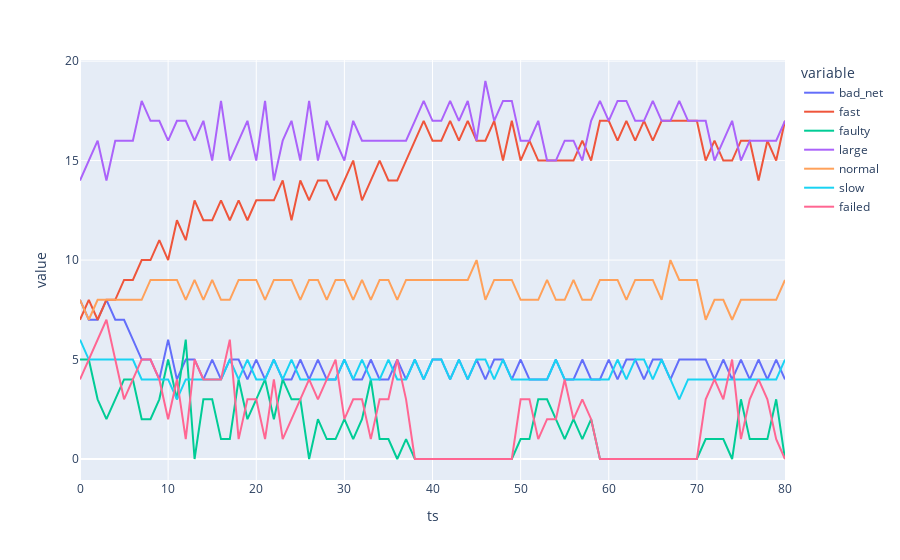

Notebook code cell kept with this figure:
### Code cell
import plotly.express as px

px.line(data, x="ts", y=data.columns[1:])

### Figure 1 — Plotly figure (JSON) as saved in the notebook; plotly's stock layout.template omitted (floating-point values rounded to 4 significant figures)
{"data": [{"hovertemplate": "variable=bad_net<br>ts=%{x}<br>value=%{y}<extra></extra>", "legendgroup": "bad_net", "line": {"color": "#636efa", "dash": "solid"}, "marker": {"symbol": "circle"}, "mode": "lines", "name": "bad_net", "orientation": "v", "showlegend": true, "type": "scatter", "x": [0, 1, 2, 3, 4, 5, 6, 7, 8, 9, 10, 11, 12, 13, 14, 15, 16, 17, 18, 19, 20, 21, 22, 23, 24, 25, 26, 27, 28, 29, 30, 31, 32, 33, 34, 35, 36, 37, 38, 39, 40, 41, 42, 43, 44, 45, 46, 47, 48, 49, 50, 51, 52, 53, 54, 55, 56, 57, 58, 59, 60, 61, 62, 63, 64, 65, 66, 67, 68, 69, 70, 71, 72, 73, 74, 75, 76, 77, 78, 79, 80], "xaxis": "x", "y": [8, 7, 7, 8, 7, 7, 6, 5, 5, 4, 6, 4, 5, 5, 4, 5, 4, 5, 5, 4, 5, 4, 5, 4, 4, 5, 4, 5, 4, 4, 5, 4, 4, 5, 4, 4, 5, 4, 5, 4, 5, 5, 4, 5, 4, 5, 4, 5, 5, 4, 5, 4, 4, 4, 5, 4, 4, 5, 4, 4, 5, 4, 5, 5, 4, 5, 5, 4, 5, 5, 5, 5, 4, 5, 4, 5, 4, 5, 4, 5, 4], "yaxis": "y"}, {"hovertemplate": "variable=fast<br>ts=%{x}<br>value=%{y}<extra></extra>", "legendgroup": "fast", "line": {"color": "#EF553B", "dash": "solid"}, "marker": {"symbol": "circle"}, "mode": "lines", "name": "fast", "orientation": "v", "showlegend": true, "type": "scatter", "x": [0, 1, 2, 3, 4, 5, 6, 7, 8, 9, 10, 11, 12, 13, 14, 15, 16, 17, 18, 19, 20, 21, 22, 23, 24, 25, 26, 27, 28, 29, 30, 31, 32, 33, 34, 35, 36, 37, 38, 39, 40, 41, 42, 43, 44, 45, 46, 47, 48, 49, 50, 51, 52, 53, 54, 55, 56, 57, 58, 59, 60, 61, 62, 63, 64, 65, 66, 67, 68, 69, 70, 71, 72, 73, 74, 75, 76, 77, 78, 79, 80], "xaxis": "x", "y": [7, 8, 7, 8, 8, 9, 9, 10, 10, 11, 10, 12, 11, 13, 12, 12, 13, 12, 13, 12, 13, 13, 13, 14, 12, 14, 13, 14, 14, 13, 14, 15, 13, 14, 15, 14, 14, 15, 16, 17, 16, 16, 17, 16, 17, 16, 16, 17, 15, 17, 15, 16, 15, 15, 15, 15, 15, 16, 15, 17, 17, 16, 17, 16, 17, 16, 17, 17, 17, 17, 17, 15, 16, 15, 15, 16, 16, 14, 16, 15, 17], "yaxis": "y"}, {"hovertemplate": "variable=faulty<br>ts=%{x}<br>value=%{y}<extra></extra>", "legendgroup": "faulty", "line": {"color": "#00cc96", "dash": "solid"}, "marker": {"symbol": "circle"}, "mode": "lines", "name": "faulty", "orientation": "v", "showlegend": true, "type": "scatter", "x": [0, 1, 2, 3, 4, 5, 6, 7, 8, 9, 10, 11, 12, 13, 14, 15, 16, 17, 18, 19, 20, 21, 22, 23, 24, 25, 26, 27, 28, 29, 30, 31, 32, 33, 34, 35, 36, 37, 38, 39, 40, 41, 42, 43, 44, 45, 46, 47, 48, 49, 50, 51, 52, 53, 54, 55, 56, 57, 58, 59, 60, 61, 62, 63, 64, 65, 66, 67, 68, 69, 70, 71, 72, 73, 74, 75, 76, 77, 78, 79, 80], "xaxis": "x", "y": [5, 5, 3, 2, 3, 4, 4, 2, 2, 3, 5, 3, 6, 0, 3, 3, 1, 1, 4, 2, 3, 4, 2, 4, 3, 3, 0, 2, 1, 1, 2, 1, 2, 4, 1, 1, 0, 1, 0, 0, 0, 0, 0, 0, 0, 0, 0, 0, 0, 0, 1, 1, 3, 3, 2, 1, 2, 1, 2, 0, 0, 0, 0, 0, 0, 0, 0, 0, 0, 0, 0, 1, 1, 1, 0, 3, 1, 1, 1, 3, 0], "yaxis": "y"}, {"hovertemplate": "variable=large<br>ts=%{x}<br>value=%{y}<extra></extra>", "legendgroup": "large", "line": {"color": "#ab63fa", "dash": "solid"}, "marker": {"symbol": "circle"}, "mode": "lines", "name": "large", "orientation": "v", "showlegend": true, "type": "scatter", "x": [0, 1, 2, 3, 4, 5, 6, 7, 8, 9, 10, 11, 12, 13, 14, 15, 16, 17, 18, 19, 20, 21, 22, 23, 24, 25, 26, 27, 28, 29, 30, 31, 32, 33, 34, 35, 36, 37, 38, 39, 40, 41, 42, 43, 44, 45, 46, 47, 48, 49, 50, 51, 52, 53, 54, 55, 56, 57, 58, 59, 60, 61, 62, 63, 64, 65, 66, 67, 68, 69, 70, 71, 72, 73, 74, 75, 76, 77, 78, 79, 80], "xaxis": "x", "y": [14, 15, 16, 14, 16, 16, 16, 18, 17, 17, 16, 17, 17, 16, 17, 15, 18, 15, 16, 17, 15, 18, 14, 16, 17, 15, 18, 15, 17, 16, 15, 17, 16, 16, 16, 16, 16, 16, 17, 18, 17, 17, 18, 17, 18, 16, 19, 17, 18, 18, 16, 16, 17, 15, 15, 16, 16, 15, 17, 18, 17, 18, 18, 17, 17, 18, 17, 17, 18, 17, 17, 17, 15, 16, 17, 15, 16, 16, 16, 16, 17], "yaxis": "y"}, {"hovertemplate": "variable=normal<br>ts=%{x}<br>value=%{y}<extra></extra>", "legendgroup": "normal", "line": {"color": "#FFA15A", "dash": "solid"}, "marker": {"symbol": "circle"}, "mode": "lines", "name": "normal", "orientation": "v", "showlegend": true, "type": "scatter", "x": [0, 1, 2, 3, 4, 5, 6, 7, 8, 9, 10, 11, 12, 13, 14, 15, 16, 17, 18, 19, 20, 21, 22, 23, 24, 25, 26, 27, 28, 29, 30, 31, 32, 33, 34, 35, 36, 37, 38, 39, 40, 41, 42, 43, 44, 45, 46, 47, 48, 49, 50, 51, 52, 53, 54, 55, 56, 57, 58, 59, 60, 61, 62, 63, 64, 65, 66, 67, 68, 69, 70, 71, 72, 73, 74, 75, 76, 77, 78, 79, 80], "xaxis": "x", "y": [8, 7, 8, 8, 8, 8, 8, 8, 9, 9, 9, 9, 8, 9, 8, 9, 8, 8, 9, 9, 9, 8, 9, 9, 9, 8, 9, 9, 8, 9, 9, 8, 9, 8, 9, 9, 8, 9, 9, 9, 9, 9, 9, 9, 9, 10, 8, 9, 9, 9, 8, 8, 8, 9, 8, 8, 9, 8, 8, 9, 9, 9, 8, 9, 9, 9, 8, 10, 9, 9, 9, 7, 8, 8, 7, 8, 8, 8, 8, 8, 9], "yaxis": "y"}, {"hovertemplate": "variable=slow<br>ts=%{x}<br>value=%{y}<extra></extra>", "legendgroup": "slow", "line": {"color": "#19d3f3", "dash": "solid"}, "marker": {"symbol": "circle"}, "mode": "lines", "name": "slow", "orientation": "v", "showlegend": true, "type": "scatter", "x": [0, 1, 2, 3, 4, 5, 6, 7, 8, 9, 10, 11, 12, 13, 14, 15, 16, 17, 18, 19, 20, 21, 22, 23, 24, 25, 26, 27, 28, 29, 30, 31, 32, 33, 34, 35, 36, 37, 38, 39, 40, 41, 42, 43, 44, 45, 46, 47, 48, 49, 50, 51, 52, 53, 54, 55, 56, 57, 58, 59, 60, 61, 62, 63, 64, 65, 66, 67, 68, 69, 70, 71, 72, 73, 74, 75, 76, 77, 78, 79, 80], "xaxis": "x", "y": [6, 5, 5, 5, 5, 5, 5, 4, 4, 4, 4, 3, 4, 4, 4, 4, 4, 5, 4, 5, 4, 4, 5, 4, 5, 4, 4, 4, 4, 4, 5, 4, 5, 4, 4, 5, 4, 4, 5, 4, 5, 5, 4, 5, 4, 5, 5, 4, 5, 4, 4, 4, 4, 4, 5, 4, 4, 4, 4, 4, 4, 5, 4, 5, 5, 4, 5, 4, 3, 4, 4, 4, 4, 4, 4, 4, 4, 4, 4, 4, 5], "yaxis": "y"}, {"hovertemplate": "variable=failed<br>ts=%{x}<br>value=%{y}<extra></extra>", "legendgroup": "failed", "line": {"color": "#FF6692", "dash": "solid"}, "marker": {"symbol": "circle"}, "mode": "lines", "name": "failed", "orientation": "v", "showlegend": true, "type": "scatter", "x": [0, 1, 2, 3, 4, 5, 6, 7, 8, 9, 10, 11, 12, 13, 14, 15, 16, 17, 18, 19, 20, 21, 22, 23, 24, 25, 26, 27, 28, 29, 30, 31, 32, 33, 34, 35, 36, 37, 38, 39, 40, 41, 42, 43, 44, 45, 46, 47, 48, 49, 50, 51, 52, 53, 54, 55, 56, 57, 58, 59, 60, 61, 62, 63, 64, 65, 66, 67, 68, 69, 70, 71, 72, 73, 74, 75, 76, 77, 78, 79, 80], "xaxis": "x", "y": [4, 5, 6, 7, 5, 3, 4, 5, 5, 4, 2, 4, 1, 5, 4, 4, 4, 6, 1, 3, 3, 1, 4, 1, 2, 3, 4, 3, 4, 5, 2, 3, 3, 1, 3, 3, 5, 3, 0, 0, 0, 0, 0, 0, 0, 0, 0, 0, 0, 0, 3, 3, 1, 2, 2, 4, 2, 3, 2, 0, 0, 0, 0, 0, 0, 0, 0, 0, 0, 0, 0, 3, 4, 3, 5, 1, 3, 4, 3, 1, 0], "yaxis": "y"}], "layout": {"legend": {"title": {"text": "variable"}, "tracegroupgap": 0}, "margin": {"t": 60}, "xaxis": {"anchor": "y", "domain": [0, 1], "title": {"text": "ts"}}, "yaxis": {"anchor": "x", "domain": [0, 1], "title": {"text": "value"}}}}
